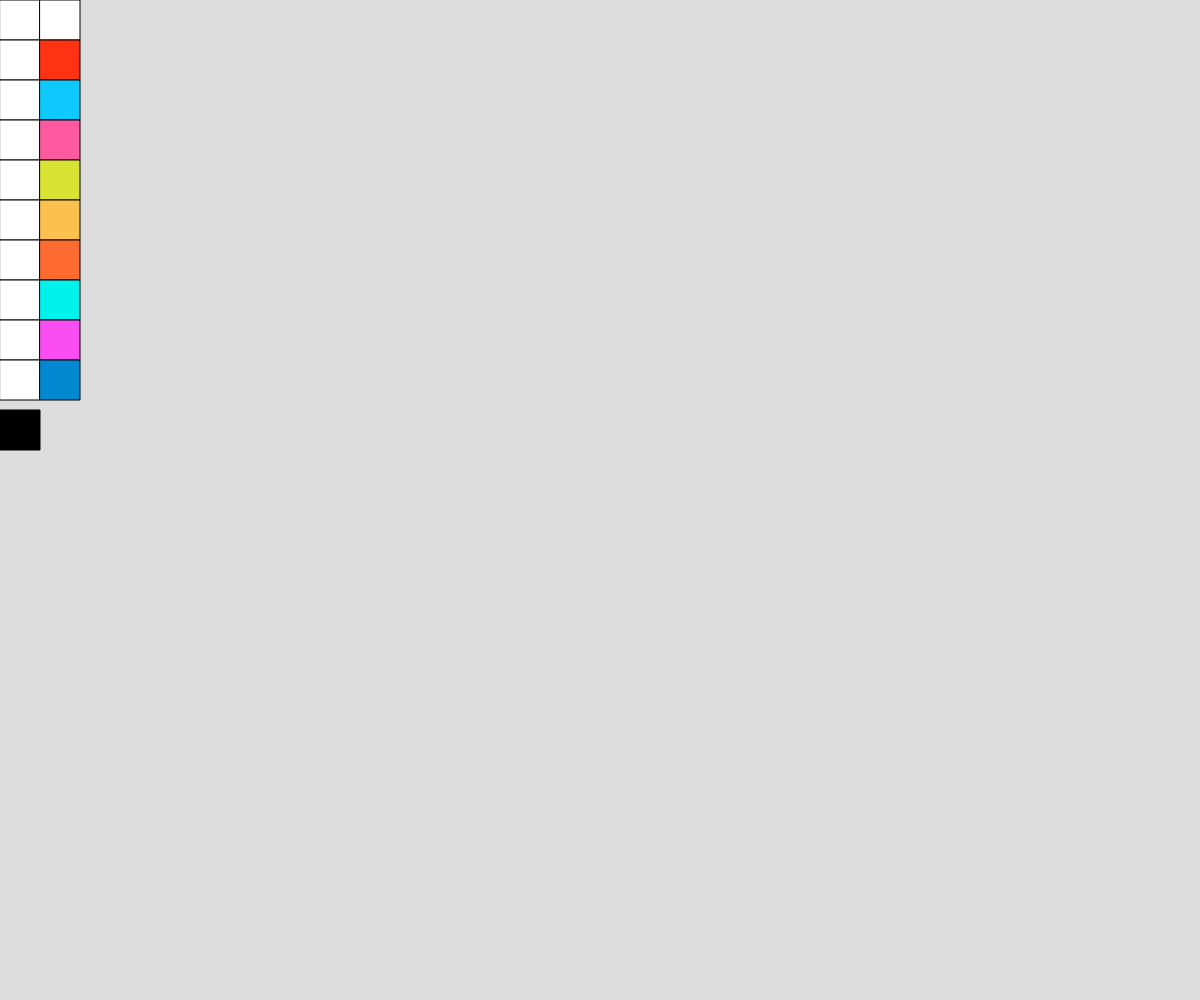
Frame 1 (no input)
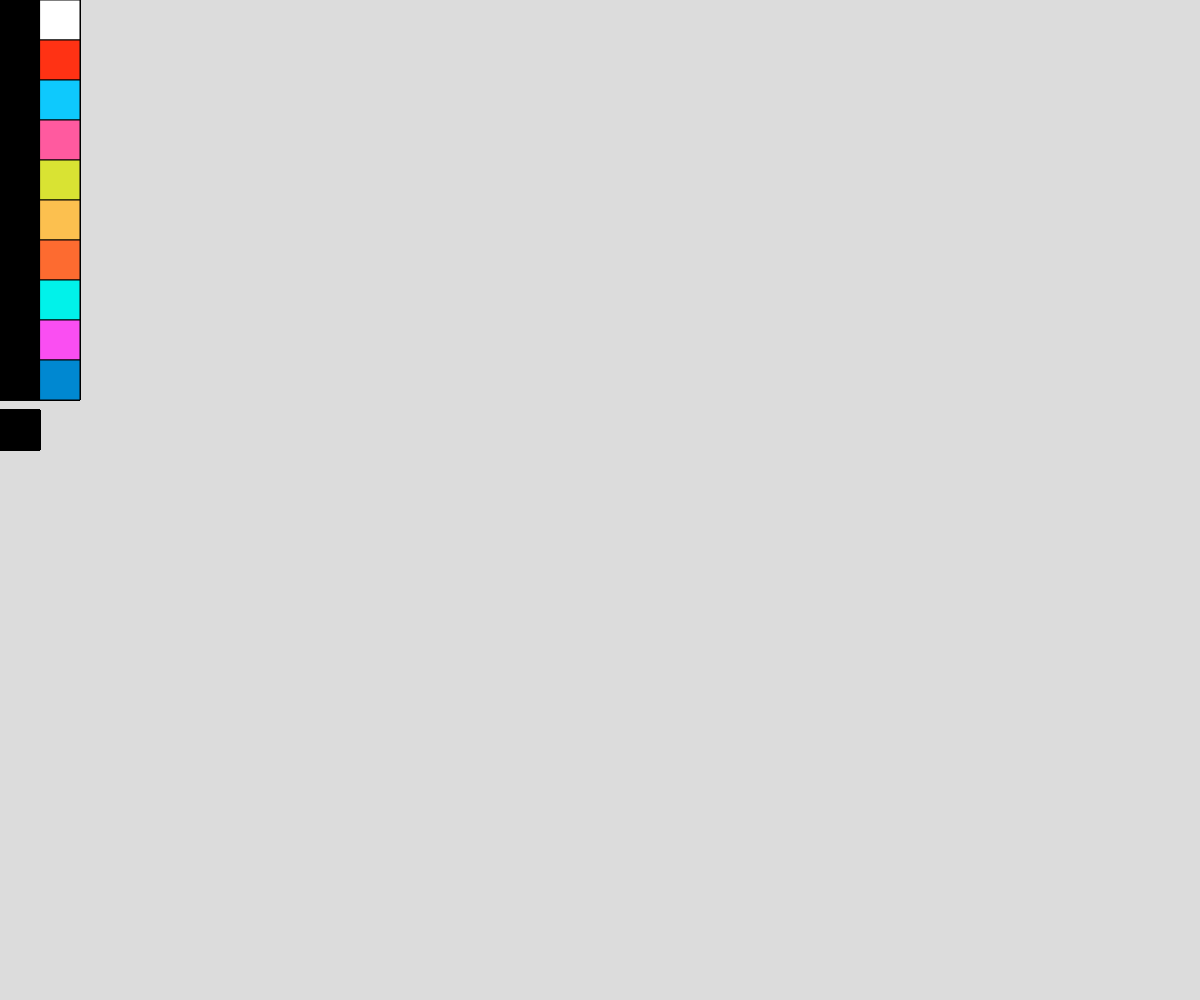
Frame 60 (no input)
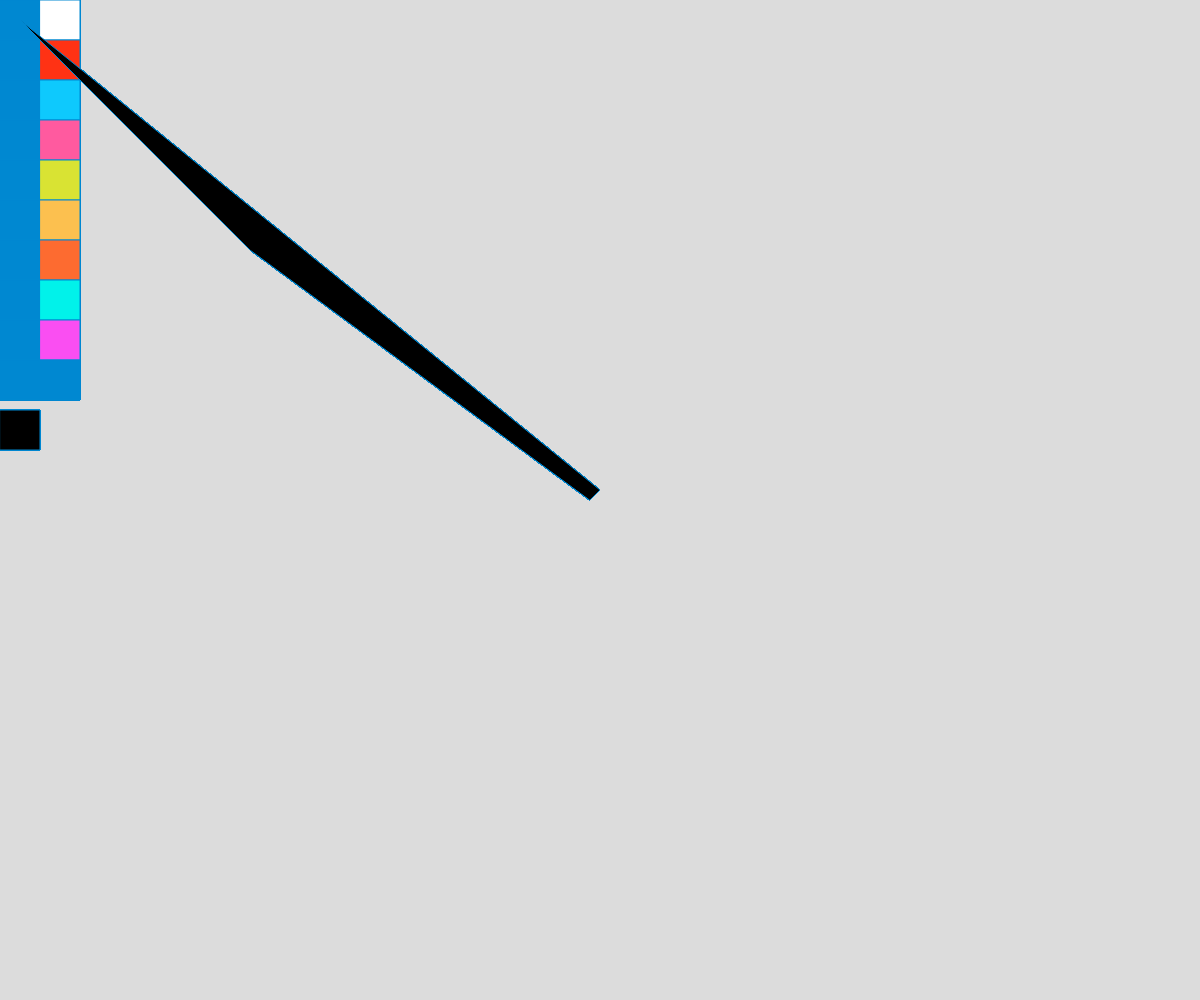
Frame 120 (the mouse pressed at the canvas centre since frame 60)

The p5.js sketch that drew these frames (run headless with seeded random() and noise() and a simulated clock; from frame 60 on, the mouse is pressed at the canvas centre):

// p5.js sketch
// ── sketch.js
var boton1x = 0;
var boton1y = 0;
var boton1tam = 40;

var boton2x = 0;
var boton2y = 40;
var boton2tam = 40;

var boton3x = 0;
var boton3y = 80;
var boton3tam = 40;

var boton4x = 0;
var boton4y = 120;
var boton4tam = 40;

var boton5x = 0;
var boton5y = 160;
var boton5tam = 40;

var boton6x = 0;
var boton6y = 200;
var boton6tam = 40;

var boton7x = 0;
var boton7y = 240;
var boton7tam = 40;

var boton8x = 0;
var boton8y = 280;
var boton8tam = 40;

var boton9x = 0;
var boton9y = 320;
var boton9tam = 40;

var boton10x = 0;
var boton10y = 360;
var boton10tam = 40;

var boton11x = 40;
var boton11y = 0;
var boton11tam = 40;

var boton12x = 40;
var boton12y = 40;
var boton12tam = 40;

var boton13x = 40;
var boton13y = 80;
var boton13tam = 40;

var boton14x = 40;
var boton14y = 120;
var boton14tam = 40;

var boton15x = 40;
var boton15y = 160;
var boton15tam = 40;

var boton16x = 40;
var boton16y = 200;
var boton16tam = 40;

var boton17x = 40;
var boton17y = 240;
var boton17tam = 40;

var boton18x = 40;
var boton18y = 280;
var boton18tam = 40;

var boton19x = 40;
var boton19y = 320;
var boton19tam = 40;

var boton20x = 40;
var boton20y = 360;
var boton20tam = 40;

var boton21x = 0;
var boton21y = 410;
var boton21tam = 40;


var herramienta = 1;
var herramienta = 2;
var herramienta = 3;
var herramienta = 4;
var herramienta = 5;
var herramienta = 6;
var herramienta = 7;
var herramienta = 8;




var colorSelect = 11;
var colorSelect = 12;
var colorSelect = 13;
var colorSelect = 14;
var colorSelect = 15;
var colorSelect = 16;
var colorSelect = 17;
var colorSelect = 18;
var colorSelect = 19;
var colorSelect = 20;

var tamano = 20;


function setup() {
  createCanvas(windowWidth, windowHeight);
  background(220);

}

function draw() {
  rect(boton1x, boton1y, boton1tam, boton1tam);
  rect(boton2x, boton2y, boton2tam, boton2tam);
  rect(boton3x, boton3y, boton3tam, boton3tam);
  rect(boton4x, boton4y, boton4tam, boton4tam);
  rect(boton5x, boton5y, boton5tam, boton5tam);
  rect(boton6x, boton6y, boton6tam, boton6tam);
  rect(boton7x, boton7y, boton7tam, boton7tam);
  rect(boton8x, boton8y, boton8tam, boton8tam);
  rect(boton9x, boton9y, boton9tam, boton9tam);
  rect(boton10x, boton10y, boton10tam, boton10tam);
  fill(255, 255, 255);
  rect(boton11x, boton11y, boton11tam, boton11tam);
  fill(255, 50, 20);
  rect(boton12x, boton12y, boton12tam, boton12tam);
  fill(14, 201, 253);
  rect(boton13x, boton13y, boton13tam, boton13tam);
  fill(255, 90, 159);
  rect(boton14x, boton14y, boton14tam, boton14tam);
  fill(217, 227, 51);
  rect(boton15x, boton15y, boton15tam, boton15tam);
  fill(252, 192, 79);
  rect(boton16x, boton16y, boton16tam, boton16tam);
  fill(253, 107, 48);
  rect(boton17x, boton17y, boton17tam, boton17tam);
  fill(1, 242, 234);
  rect(boton18x, boton18y, boton18tam, boton18tam);
  fill(250, 78, 242);
  rect(boton19x, boton19y, boton19tam, boton19tam);
  fill(0, 136, 209);
  rect(boton20x, boton20y, boton20tam, boton20tam);
  fill(0, 0, 0);
  rect(boton21x, boton21y, boton21tam, boton21tam);
  if (mouseIsPressed) {
    //botones


    //HERRAMIENTAS
    //lineas
    if (mouseX > boton1x && mouseX < boton1x + boton1tam && mouseY > boton1y && mouseY < boton1y + boton1tam) {
      herramienta = 1;
      //triangulo
    } else if (mouseX > boton2x && mouseX < boton2x + boton2tam && mouseY > boton2y && mouseY < boton2y + boton2tam) {
      herramienta = 2;
    } else if (mouseX > boton3x && mouseX < boton3x + boton3tam && mouseY > boton3y && mouseY < boton3y + boton3tam) {
      herramienta = 3;
    } else if (mouseX > boton4x && mouseX < boton4x + boton4tam && mouseY > boton4y && mouseY < boton4y + boton4tam) {
      herramienta = 4;
    } else if (mouseX > boton5x && mouseX < boton5x + boton5tam && mouseY > boton5y && mouseY < boton5y + boton5tam) {
      herramienta = 5;
    } else if (mouseX > boton6x && mouseX < boton6x + boton6tam && mouseY > boton6y && mouseY < boton6y + boton6tam) {
      herramienta = 6;
    } else if (mouseX > boton7x && mouseX < boton7x + boton7tam && mouseY > boton7y && mouseY < boton7y + boton7tam) {
      herramienta = 7;
    } else if (mouseX > boton9x && mouseX < boton9x + boton9tam && mouseY > boton9y && mouseY < boton9y + boton9tam) {
      tamano++;
    } else if (mouseX > boton10x && mouseX < boton10x + boton10tam && mouseY > boton10y && mouseY < boton10y + boton10tam) {
      tamano--;

      //COLORES 
    } else if (mouseX > boton11x && mouseX < boton11x + boton11tam && mouseY > boton12y && mouseY < boton12y + boton12tam) {
      colorSelect = 11;
    } else if (mouseX > boton12x && mouseX < boton12x + boton12tam && mouseY > boton12y && mouseY < boton12y + boton12tam) {
      colorSelect = 12;
    } else if (mouseX > boton13x && mouseX < boton13x + boton13tam && mouseY > boton13y && mouseY < boton13y + boton13tam) {
      colorSelect = 13;
    } else if (mouseX > boton14x && mouseX < boton14x + boton14tam && mouseY > boton14y && mouseY < boton14y + boton14tam) {
      colorSelect = 14;
    } else if (mouseX > boton15x && mouseX < boton15x + boton15tam && mouseY > boton15y && mouseY < boton15y + boton15tam) {
      colorSelect = 15;
    } else if (mouseX > boton16x && mouseX < boton16x + boton16tam && mouseY > boton16y && mouseY < boton16y + boton16tam) {} else if (mouseX > boton17x && mouseX < boton17x + boton17tam && mouseY > boton17y && mouseY < boton17y + boton17tam) {
      colorSelect = 16;
    } else if (mouseX > boton17x && mouseX < boton17x + boton17tam && mouseY > boton17y && mouseY < boton17y + boton17tam) {
      colorSelect = 17;
    } else if (mouseX > boton18x && mouseX < boton18x + boton18tam && mouseY > boton18y && mouseY < boton18y + boton18tam) {
      colorSelect = 18;
    } else if (mouseX > boton19x && mouseX < boton19x + boton19tam && mouseY > boton19y && mouseY < boton19y + boton19tam) {
      colorSelect = 19;
    } else if (mouseX > boton20x && mouseX < boton20x + boton20tam && mouseY > boton20y && mouseY < boton20y + boton20tam) {
      colorSelect = 20;

      //BORRADOR
    } else if (mouseX > boton21x && mouseX < boton21x + boton21tam && mouseY > boton21y && mouseY < boton21y + boton21tam) {
      background(255, 255, 255);


    } else {

      if (herramienta == 1) {
        //rect(mouseX - 10, mouseY - 10, tamano, tamano);
        quad(mouseX + 10, mouseY, mouseX, mouseY - 10, tamano, tamano, mouseX - 10, mouseY);
      }
      if (herramienta == 2) {
        rect(mouseX - 10, mouseY - 10, tamano, tamano);
        quad(mouseX + 10, mouseY, mouseX, mouseY - 10, tamano, tamano, mouseX - 10, mouseY);
      }
      if (herramienta == 3) {
        quad(mouseX + 10, mouseY, tamano, tamano, mouseX, mouseY - 10, mouseX - 10, mouseY);
      }
      if (herramienta == 4) {
        line(mouseX, mouseY, tamano, tamano);
        ellipse(mouseX - 10, mouseY - 10, tamano, tamano);
      }
      if (herramienta == 5) {
        quad(mouseX - 10, mouseY - 10, mouseX - 10, mouseY - 10, mouseX - 10, mouseY - 10, tamano, tamano);
      }
      if (herramienta == 6) {
        var t = map(mouseX, 0, width, -5, 5);
        curveTightness(t);
        beginShape();
        curveVertex(200, 260);
        curveVertex(200, 360);
        curveVertex(200, 100);
        curveVertex(400, 230);
        endShape();
      }
      if (herramienta == 7) {
        triangle(250,250,mouseX, mouseY, tamano, tamano);
        quad(mouseX - 10, mouseY - 10, mouseX - 10, mouseY - 10, mouseX - 10, mouseY - 10, tamano, tamano);
      }
      if (herramienta == 8) {
       quad(250,250, tamano, tamano, mouseX, mouseY - 10, mouseX - 10, mouseY);
      }



      if (colorSelect == 11) {
        fill(255, 255, 255);
        stroke(255, 255, 255);
      }

      if (colorSelect == 12) {
        fill(255, 50, 20);
        stroke(255, 50, 20);
      }
      if (colorSelect == 13) {
        fill(14, 201, 253);
        stroke(14, 201, 253);
      }

      if (colorSelect == 14) {
        fill(255, 90, 159);
        stroke(255, 90, 159);
      }
      if (colorSelect == 15) {
        fill(217, 227, 51);
        stroke(217, 227, 51);
      }

      if (colorSelect == 16) {
        fill(252, 192, 79);
        stroke(252, 192, 79);
      }
      if (colorSelect == 17) {
        fill(253, 107, 48);
        stroke(253, 107, 48);
      }
      if (colorSelect == 18) {
        fill(1, 242, 234);
        stroke(1, 242, 234);
      }
      if (colorSelect == 19) {
        fill(250, 78, 242);
        stroke(250, 78, 242);
      }
      if (colorSelect == 20) {
        fill(0, 136, 209);
        stroke(0, 136, 209);
      }

      if (tamano < 0) {
        tamano = 0;
      }



    }

  }

}
